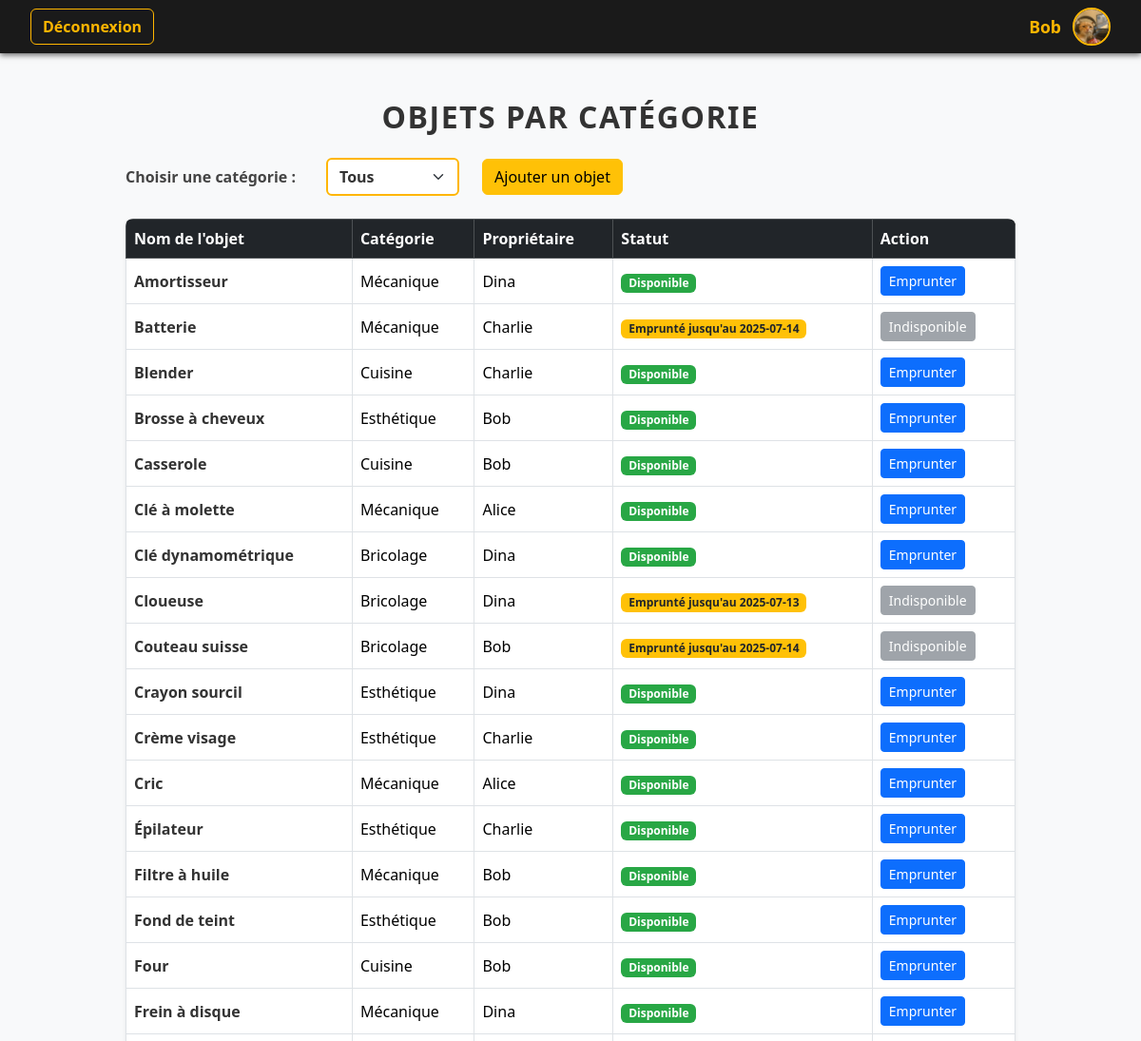
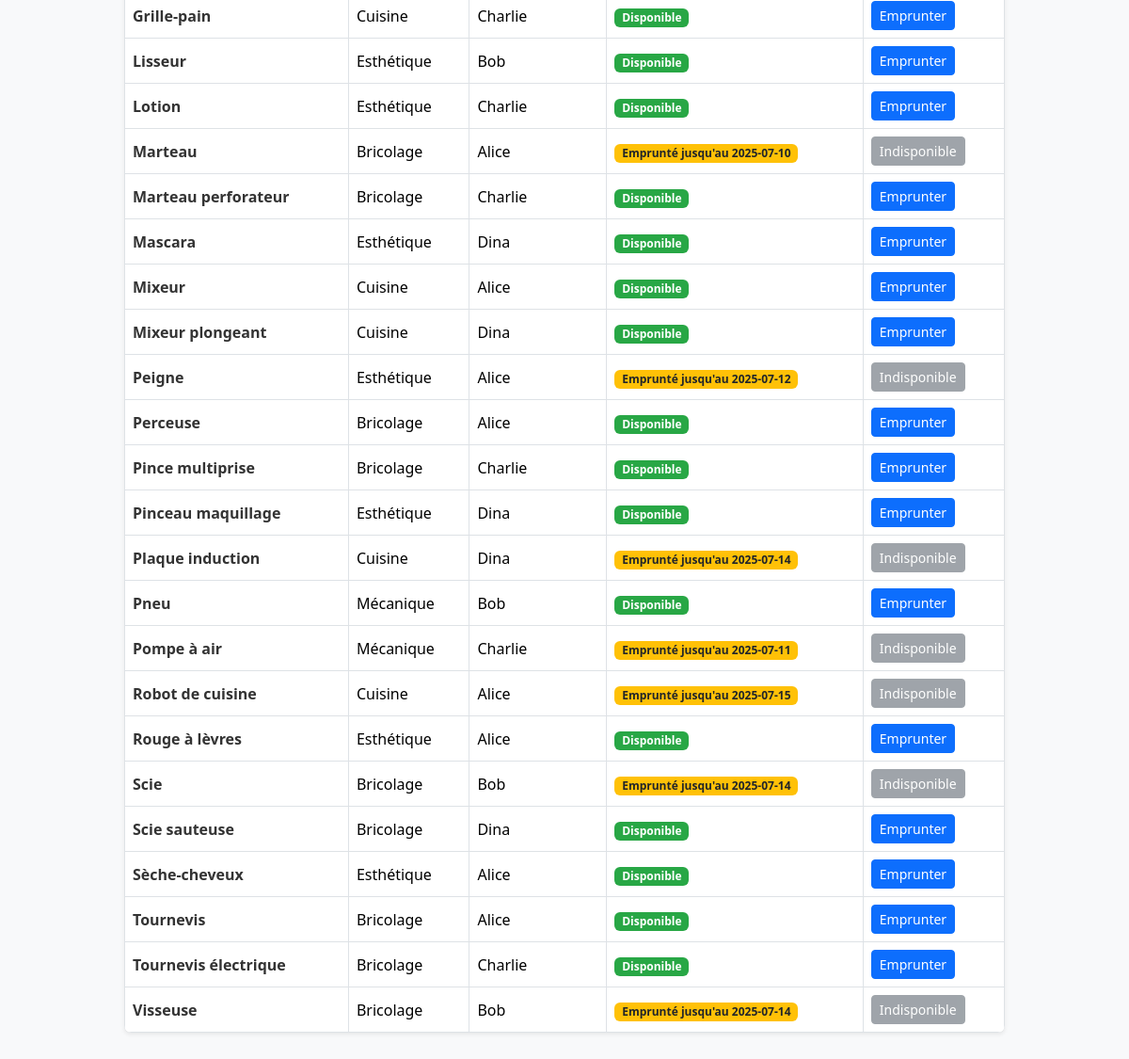
Page /pages/accueil.php (signed in) on the committed database (2 pictures, top to bottom).
### tables this page shows
CREATE TABLE emprunts_membre (
    id_membre INT AUTO_INCREMENT PRIMARY KEY,
    nom VARCHAR(100),
    date_naissance DATE,
    genre VARCHAR(150),
    email VARCHAR(150),
    ville VARCHAR(100),
    mdp VARCHAR(255),
    image_profil VARCHAR(255)
);

CREATE TABLE emprunts_objet (
    id_objet INT AUTO_INCREMENT PRIMARY KEY,
    nom_objet VARCHAR(100),
    id_categorie INT,
    id_membre INT,
    FOREIGN KEY (id_categorie) REFERENCES emprunts_categorie_objet(id_categorie),
    FOREIGN KEY (id_membre) REFERENCES emprunts_membre(id_membre)
);

### inc/fonctions.php (called while the page is built, shortened)
<?php
function getNom($id)
{
    $connect = dbconnect();
    $req = "SELECT nom FROM emprunts_membre WHERE id_membre = '$id'";
    $result = mysqli_query($connect, $req);
    if (!$result)
    {
        die('Erreur de requête : ' . mysqli_error($connect));
    }
    else
    {
        while ($row = mysqli_fetch_assoc($result))
        {
            $nom = $row['nom'];
        }
        return $nom;
    }
}
function getPhoto($id)
{
    $connect = dbconnect();
    $req = "SELECT image_profil FROM emprunts_membre WHERE id_membre = $id";
    $res = mysqli_query($connect, $req);
    if ($res && $row = mysqli_fetch_assoc($res))
    {
        return $row['image_profil'];
    }
    return null;
}
?>

### pages/accueil.php (the view, shortened to what this page needs)
<?php
require_once '../inc/fonctions.php';
$ID = $_SESSION['id'];
$nom = getNom($ID);
$photo = getPhoto($ID);
$categorie = isset($_GET['categorie']) ? $_GET['categorie'] : 'tous';
$emprunts = [];
if ($categorie === 'tous')
{
    $connect = dbconnect();
    $req = "SELECT * FROM vue_objets_emprunt ORDER BY nom_objet";
    $result = mysqli_query($connect, $req);
    while ($row = mysqli_fetch_assoc($result))
    {
        $emprunts[] =
        [
            'id_objet' => $row['id_objet'],
            'nom_objet' => $row['nom_objet'],
            'nom_categorie' => $row['nom_categorie'],
            'proprietaire' => $row['proprietaire'],
            'date_retour' => $row['date_retour']
        ];
    }
}
elseif ($categorie !== '')
{
    $emprunts = getAllEmprunts($categorie);
}
?>
<!DOCTYPE html>
<html lang="fr">
<head>
  <link href="../bootstrap/css/bootstrap.min.css" rel="stylesheet" />
  <link rel="stylesheet" href="../assets/css/style.css">
</head>
<body class="bg-light text-dark">
<nav class="navbar navbar-expand-lg">
  <div class="container-fluid px-3">
    <div class="d-flex align-items-center me-auto">
      <a href="deconnexion.php" class="btn btn-outline-light">Déconnexion</a>
    </div>
    <div class="d-flex align-items-center">
      <span class="username"><?= htmlspecialchars($nom) ?></span>
      <img src="../assets/upload/<?= htmlspecialchars($photo ?: 'default.jpg') ?>" alt="Profil" class="rounded-circle" width="40" height="40" />
    </div>
  </div>
</nav>
<div class="container py-5">
  <h2>Objets par catégorie</h2>
  <form method="GET" class="mb-4 d-flex align-items-center gap-3">
    <label for="categorie" class="form-label mb-0">Choisir une catégorie :</label>
    <select name="categorie" id="categorie" class="form-select w-auto d-inline-block" onchange="this.form.submit()">
      <option value="tous" <?= ($categorie === 'tous') ? 'selected' : '' ?>>Tous</option>
    </select>
    <a href="ajouter.php">
    <button type="button" class="btn btn-warning ms-2">
        Ajouter un objet
      </button>
    </a>
  </form>
  <?php if (!empty($emprunts)): ?>
    <div class="table-responsive shadow-sm rounded">
      <table class="table table-bordered table-hover align-middle mb-0">
        <thead class="table-dark">
          <tr>
            <th>Nom de l'objet</th>
            <th>Catégorie</th>
            <th>Propriétaire</th>
            <th>Statut</th>
            <th>Action</th>
          </tr>
        </thead>
        <tbody>
          <?php foreach ($emprunts as $obj): ?>
            <tr>
              <td>
                <a href="fiche-objet.php?id_objet=<?= $obj['id_objet'] ?>" class="text-decoration-none">
                  <?= htmlspecialchars($obj['nom_objet']) ?>
                </a>
              </td>
              <td><?= htmlspecialchars($obj['nom_categorie']) ?></td>
              <td><?= htmlspecialchars($obj['proprietaire']) ?></td>
              <td>
                <?php if ($obj['date_retour'] === null): ?>
                  <span class="badge bg-success">Disponible</span>
                <?php else: ?>
                  <span class="badge bg-warning text-dark">
                    Emprunté jusqu'au <?= htmlspecialchars($obj['date_retour']) ?>
                  </span>
                <?php endif; ?>
              </td>
              <td>
              <?php if ($obj['date_retour'] === null): ?>
                <a href="emprunter.php?id_objet=<?= $obj['id_objet'] ?>" class="btn btn-sm btn-primary">Emprunter</a>
              <?php else: ?>
                <button class="btn btn-sm btn-secondary" disabled>Indisponible</button>
              <?php endif; ?>
            </td>
            </tr>
          <?php endforeach; ?>
        </tbody>
      </table>
    </div>
  <?php elseif ($categorie !== ''): ?>
    <div class="alert alert-info">Aucun objet trouvé pour cette catégorie.</div>
  <?php endif; ?>
</div>
</body>
</html>

### assets/css/style.css (style rules this page uses)
nav.navbar { background-color: #1a1a1a; padding: 0.5rem 1rem; box-shadow: 0 2px 6px rgba(0,0,0,0.6); }
nav.navbar a.btn-outline-light { border-color: #ffb600; color: #ffb600; font-weight: 600; transition: background-color 0.3s, color 0.3s; }
nav.navbar .username { color: #ffb600; font-weight: 700; margin-right: 0.75rem; font-size: 1.1rem; white-space: nowrap; }
nav.navbar img { border: 2px solid #ffb600; }
.container { max-width: 960px; }
h2 { color: #333; font-weight: 700; margin-bottom: 1.5rem; text-align: center; text-transform: uppercase; letter-spacing: 1.5px; }
label.form-label { font-weight: 600; color: #444; margin-right: 1rem; }
select.form-select { max-width: 220px; border: 2px solid #ffb600; font-weight: 600; color: #333; transition: border-color 0.3s; }
table.table { background-color: white; border-radius: 0.5rem; overflow: hidden; box-shadow: 0 3px 8px rgba(0,0,0,0.15); }
thead.table-dark { background-color: #222; color: #ffb600; font-weight: 700; }
tbody td a { color: #333; font-weight: 600; text-decoration: none; transition: color 0.3s; }
.badge.bg-success { background-color: #28a745 !important; font-weight: 600; }
.badge.bg-warning { background-color: #ffc107 !important; color: #212529 !important; font-weight: 600; }

### rows in the picture
emprunts_membre: nom "Bob", image_profil (placeholder picture)
emprunts_objet: nom_objet "Amortisseur", nom_categorie "Mécanique", proprietaire "Dina", shows "Disponible"
emprunts_objet: nom_objet "Batterie", nom_categorie "Mécanique", proprietaire "Charlie", date_retour "2025-07-14", shows "Indisponible"
emprunts_objet: nom_objet "Blender", nom_categorie "Cuisine", proprietaire "Charlie", shows "Disponible"
emprunts_objet: nom_objet "Brosse à cheveux", nom_categorie "Esthétique", proprietaire "Bob", shows "Disponible"
emprunts_objet: nom_objet "Casserole", nom_categorie "Cuisine", proprietaire "Bob", shows "Disponible"
emprunts_objet: nom_objet "Clé à molette", nom_categorie "Mécanique", proprietaire "Alice", shows "Disponible"
emprunts_objet: nom_objet "Clé dynamométrique", nom_categorie "Bricolage", proprietaire "Dina", shows "Disponible"
emprunts_objet: nom_objet "Cloueuse", nom_categorie "Bricolage", proprietaire "Dina", date_retour "2025-07-13", shows "Indisponible"
emprunts_objet: nom_objet "Couteau suisse", nom_categorie "Bricolage", proprietaire "Bob", date_retour "2025-07-14", shows "Indisponible"
emprunts_objet: nom_objet "Crayon sourcil", nom_categorie "Esthétique", proprietaire "Dina", shows "Disponible"
emprunts_objet: nom_objet "Crème visage", nom_categorie "Esthétique", proprietaire "Charlie", shows "Disponible"
emprunts_objet: nom_objet "Cric", nom_categorie "Mécanique", proprietaire "Alice", shows "Disponible"
emprunts_objet: nom_objet "Épilateur", nom_categorie "Esthétique", proprietaire "Charlie", shows "Disponible"
emprunts_objet: nom_objet "Filtre à huile", nom_categorie "Mécanique", proprietaire "Bob", shows "Disponible"
emprunts_objet: nom_objet "Fond de teint", nom_categorie "Esthétique", proprietaire "Bob", shows "Disponible"
emprunts_objet: nom_objet "Four", nom_categorie "Cuisine", proprietaire "Bob", shows "Disponible"
emprunts_objet: nom_objet "Frein à disque", nom_categorie "Mécanique", proprietaire "Dina", shows "Disponible"
emprunts_objet: nom_objet "Grille-pain", nom_categorie "Cuisine", proprietaire "Charlie", shows "Disponible"
emprunts_objet: nom_objet "Lisseur", nom_categorie "Esthétique", proprietaire "Bob", shows "Disponible"
emprunts_objet: nom_objet "Lotion", nom_categorie "Esthétique", proprietaire "Charlie", shows "Disponible"
emprunts_objet: nom_objet "Marteau", nom_categorie "Bricolage", proprietaire "Alice", date_retour "2025-07-10", shows "Indisponible"
emprunts_objet: nom_objet "Marteau perforateur", nom_categorie "Bricolage", proprietaire "Charlie", shows "Disponible"
emprunts_objet: nom_objet "Mascara", nom_categorie "Esthétique", proprietaire "Dina", shows "Disponible"
emprunts_objet: nom_objet "Mixeur", nom_categorie "Cuisine", proprietaire "Alice", shows "Disponible"
emprunts_objet: nom_objet "Mixeur plongeant", nom_categorie "Cuisine", proprietaire "Dina", shows "Disponible"
emprunts_objet: nom_objet "Peigne", nom_categorie "Esthétique", proprietaire "Alice", date_retour "2025-07-12", shows "Indisponible"
emprunts_objet: nom_objet "Perceuse", nom_categorie "Bricolage", proprietaire "Alice", shows "Disponible"
emprunts_objet: nom_objet "Pince multiprise", nom_categorie "Bricolage", proprietaire "Charlie", shows "Disponible"
emprunts_objet: nom_objet "Pinceau maquillage", nom_categorie "Esthétique", proprietaire "Dina", shows "Disponible"
emprunts_objet: nom_objet "Plaque induction", nom_categorie "Cuisine", proprietaire "Dina", date_retour "2025-07-14", shows "Indisponible"
emprunts_objet: nom_objet "Pneu", nom_categorie "Mécanique", proprietaire "Bob", shows "Disponible"
emprunts_objet: nom_objet "Pompe à air", nom_categorie "Mécanique", proprietaire "Charlie", date_retour "2025-07-11", shows "Indisponible"
emprunts_objet: nom_objet "Robot de cuisine", nom_categorie "Cuisine", proprietaire "Alice", date_retour "2025-07-15", shows "Indisponible"
emprunts_objet: nom_objet "Rouge à lèvres", nom_categorie "Esthétique", proprietaire "Alice", shows "Disponible"
emprunts_objet: nom_objet "Scie", nom_categorie "Bricolage", proprietaire "Bob", date_retour "2025-07-14", shows "Indisponible"
emprunts_objet: nom_objet "Scie sauteuse", nom_categorie "Bricolage", proprietaire "Dina", shows "Disponible"
emprunts_objet: nom_objet "Sèche-cheveux", nom_categorie "Esthétique", proprietaire "Alice", shows "Disponible"
emprunts_objet: nom_objet "Tournevis", nom_categorie "Bricolage", proprietaire "Alice", shows "Disponible"
emprunts_objet: nom_objet "Tournevis électrique", nom_categorie "Bricolage", proprietaire "Charlie", shows "Disponible"
emprunts_objet: nom_objet "Visseuse", nom_categorie "Bricolage", proprietaire "Bob", date_retour "2025-07-14", shows "Indisponible"
